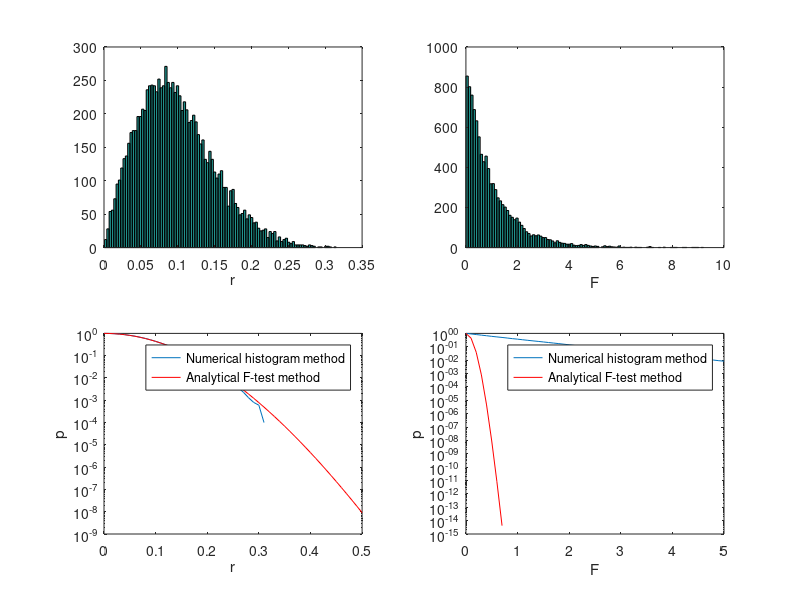

Recreate this plot in MATLAB.
clear all
N = 168;    % number of TRs in time series
freq = 10;  % frequency of interest
nVox = 10000;
nBin = 1:N/2;

for i = 1:nVox
    ts = normrnd(zeros(1,N), ones(1,N));
    %ts = unifrnd(-1,1, 1, N);
    ps = abs(fft(ts));
    r(i) = ps(freq+1)/sqrt(sum(ps(setdiff(nBin, freq+1)).^2));
end

figure;
subplot(2,2,1);
title('Engle Method')
hist(r,100)
xlabel('r')
rs = 0:.01:.5;

for i=1:length(rs)
    pd(i) = sum(r>=rs(i))/nVox;              % p-value based on noise simulation
    pa(i) = 1-fcdf((N/2-1)*rs(i)^2, 2, N-2); % analytical p-value
end

subplot(2,2,3);
l(1) = semilogy(rs,pd); hold on;
l(2) = semilogy(rs,pa,'r');
xlabel('r')
ylabel('p')
legend(l,{'Numerical histogram method','Analytical F-test method'})

%% Wei Method (protect 6 freqs + adjacent bins)
N = 168;    % number of TRs in time series
freq = [7, 14, 21, 10, 20, 30];  % frequency of interest
nVox = 10000;
nBin = 1:N/2;
IDXprotect = union(union(freq, freq+1), freq+2);
IDXnoise = setdiff(nBin, IDXprotect);

for i = 1:nVox
    ts = normrnd(zeros(1,N), ones(1,N));
    %ts = unifrnd(-1,1, 1, N);
    ps = abs(fft(ts));
    F(i) = ps(:, freq(1)+1).^2 ./ mean(ps(:, IDXnoise).^2, 2);
end

subplot(2,2,2);
title('Wei Method')
hist(F,100)
xlabel('F')
Fs = 0:.1:5;

for i=1:length(rs)
    pd(i) = sum(F>=Fs(i))/nVox;              % p-value based on noise simulation
    pa(i) = 1-fcdf((N/2-1)*Fs(i)^2, 2, N-2); % analytical p-value
end

subplot(2,2,4);
l(1) = semilogy(Fs,pd); hold on;
l(2) = semilogy(Fs,pa,'r');
xlabel('F')
ylabel('p')
legend(l,{'Numerical histogram method','Analytical F-test method'})